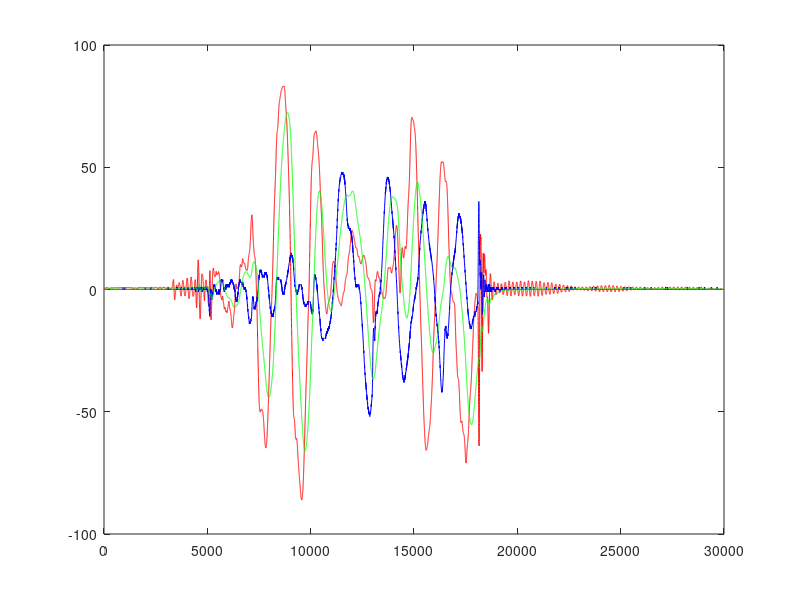
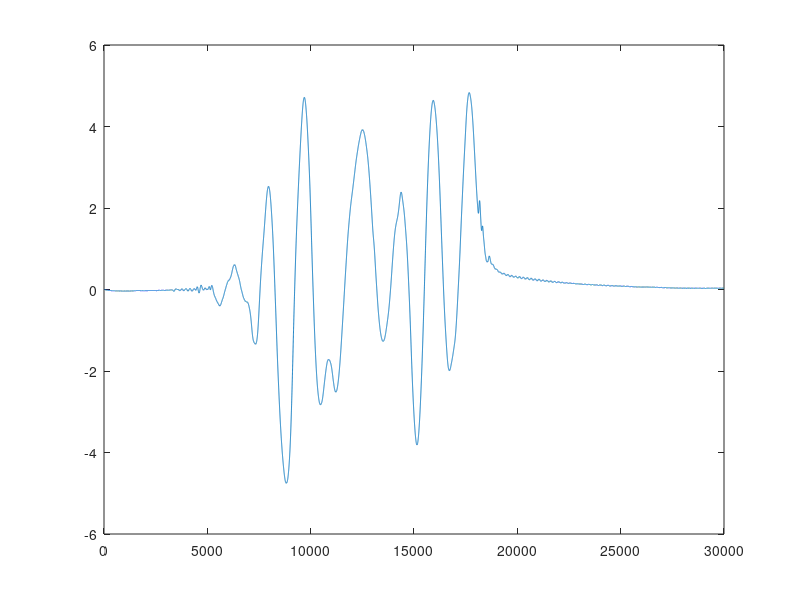
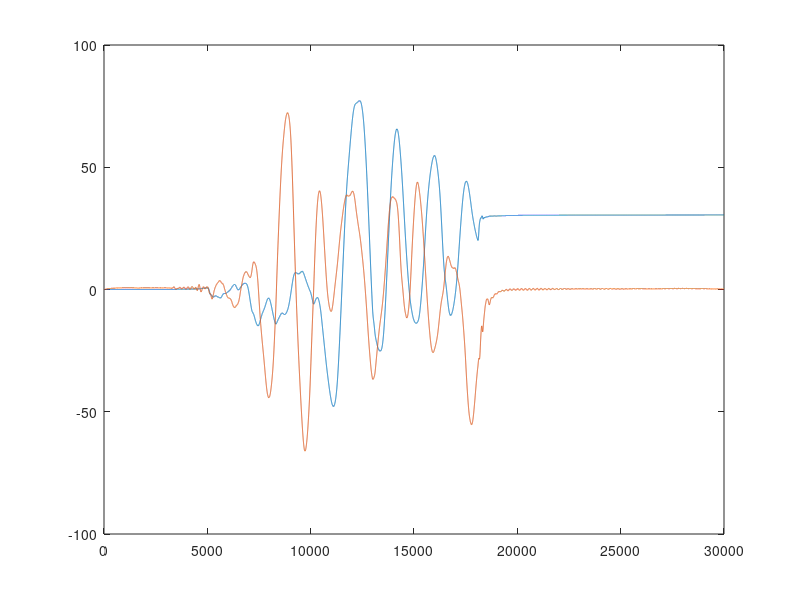

Reproduce these figures in MATLAB, in order.
% Author: Enrico Caruso

%--------------------------------------------------------------------------
% QR2 -- 
%--------------------------------------------------------------------------
% load data
	load sensors_data_2.dat;
	%t = sensors_data_2(:,1);
    t=1:size(sensors_data_2,1);
    
	say = sensors_data_2(:,1);
	sax = sensors_data_2(:,2);
	saz = sensors_data_2(:,3);
	sp = sensors_data_2(:,4);
	sq = sensors_data_2(:,5);
	sr = sensors_data_2(:,6);
% sample freq: t is in us
	fs = length(t)*1000000/(t(length(t))-t(1));
	n = length(t);
% calibrate static offset
    ay_off = say(n);
	ax_off = sax(n);
	az_off = saz(n);
	p_off = sp(n);
	q_off = sq(n);
	r_off = sr(n);
% estimate real signal values
	ay = say - ay_off;
	ax = sax - ax_off;
	az = saz - az_off;
	p = (sp - p_off);  
	q = - (sq - q_off);
	r = sr - r_off;
% map acc to angles (simplified) 
    phi = ay;
    theta = ax;
    
%--------------------------------------------------------------------------    
% filter phi to reduce scale to show movement
%--------------------------------------------------------------------------    
% filter 2nd order 10Hz 
    a2 = [1,-1.9289423,0.9313817];
    b2 = [0.0006098548,0.0012197096,0.0006098548];
    phi2 = filter(b2,a2,phi);

%--------------------------------------------------------------------------    
% kalman filter to remove dynamic offset in p using phi2
%--------------------------------------------------------------------------    
    p2phi = 0.0041;
    p_bias(1:n) = 0;
    phi_kalman(1:n) = 0;
    C1 = 256;
    C2 = 1000000;
    for i=(2:n)
        p_kalman(i) = p(i-1) - p_bias(i-1);
        phi_kalman(i) = phi_kalman(i-1) + p_kalman(i) * p2phi;
        phi_error(i) = phi_kalman(i) - phi2(i);
        phi_kalman(i) = phi_kalman(i) - phi_error(i) / C1;
        p_bias(i) = p_bias(i-1) + (phi_error(i)/p2phi) / C2;
    end;
    figure; 
    plot(t,phi2,'r');
    hold on;
    plot(t,p,'b');
    hold on;
    plot(t,phi_kalman,'g');
    figure; plot(t,p_bias');
    
    
    
% compare phi from kalman with phi from p
    phi_p(1:n) = 0;
    phi_p(1) = 0;
    for i=(2:n) 
        phi_p(i) = phi_p(i-1) + p(i-1) * p2phi; 
    end;
    figure; plot(t,phi_p,t,phi_kalman);

    
